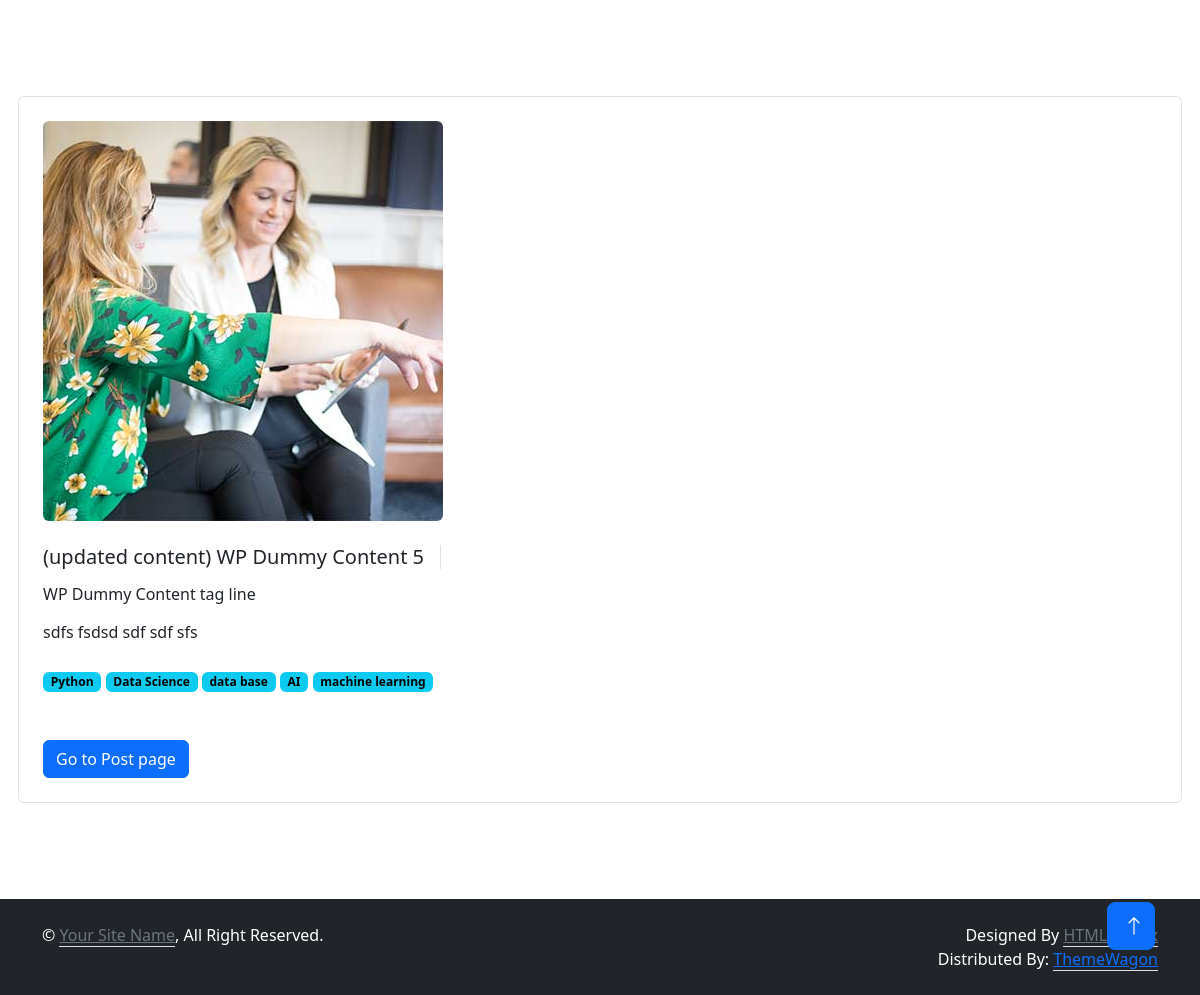
Screenshot of /blog/post/7 with the database file from the repository.
### blog/models.py (models this page shows, shortened)
class Post(models.Model):
    headline = models.CharField(max_length=200)
    sub_headline = models.CharField(max_length=200, null=True, blank=True)
    thumbnail = models.ImageField(null=True, blank=True, upload_to='blog/images', default='img.png')
    body = models.TextField(null=True, blank=True)
    created_at = models.DateTimeField(auto_now=True)
    active = models.BooleanField(default=False)
    featured = models.BooleanField(default=False)
    tags = models.ManyToManyField(Tags, blank=True)

class Tags(models.Model):
    name = models.CharField(max_length=200)

### blog/views.py (the view)
# urls.py: path('post/<int:id>', views.single_post, name='post'),
def single_post(request, id):
    post_obj = Post.objects.get(id = id)
    context = {
        'post_obj':post_obj,
    }
    return render(request, 'post.html', context)

### templates/post.html (shortened to what this page needs)
{% extends 'base.html' %}
{% load static %}
{% block content %}
<link href="https://cdn.jsdelivr.net/npm/bootstrap@5.3.1/dist/css/bootstrap.min.css" rel="stylesheet">
<div class="container-xxl py-6" id="about">
    <div class="container">
        <div class="row g-5">
            <div class="col-lg-12 wow fadeInUp border p-4 rounded" data-wow-delay="0.5s">
                <div class="row g-3 mb-4">
                    <div class="col-sm-12">
                        <img class="img-fluid rounded"
                            src="{% static 'img/about-2.jpg' %}" alt>
                    </div>
                </div>
                <div class="d-flex align-items-center mb-3">
                    <h5 class="border-end pe-3 me-3 mb-0">{{post_obj.headline}}</h5>
                </div>
                <div class="d-flex align-items-center mb-3">
                    <h6 class=" pe-3 me-3 mb-0">{{post_obj.sub_headline}}</h6>
                </div>
                <p class="mb-4">{{post_obj.body}}</p>
                   {% for tag in post_obj.tags.all %}
                    <span class="badge text-bg-info">{{tag.name}}</span>
                {% endfor %}
                    <div class="d-flex align-items-center pt-5">
                        <a href = " {% url 'postlist' %}" class="btn btn-primary ">Go to Post page</a>
                    </div>
            </div>
        </div>
    </div>
</div>
{% endblock %}

### static/css/style.css (style rules this page uses)
:root { --primary: #6244C5; --secondary: #FFC448; --light: #FAFAFB; --dark: #12141D; }
.py-6 { padding-top: 6rem; padding-bottom: 6rem; }
.btn { font-weight: 500; transition: .5s; }
.btn.btn-primary, .btn.btn-secondary { color: #FFFFFF; }

### rows the page displays
Post: headline "(updated content) WP Dummy Content 5", sub_headline "WP Dummy Content tag line", body "sdfs fsdsd sdf sdf sfs"
Tags: name "Python"
Tags: name "Data Science"
Tags: name "data base"
Tags: name "AI"
Tags: name "machine learning"
